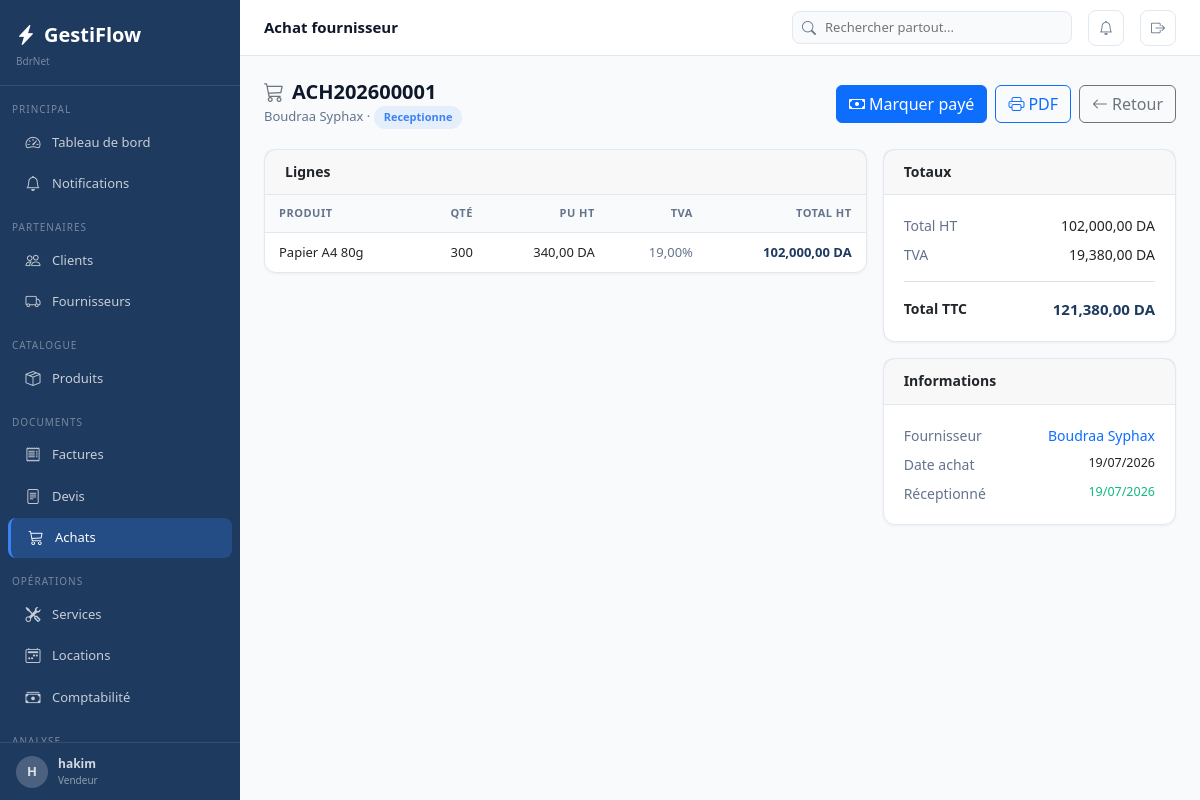
The app's page /achats/1/ (signed in) with its own data.
### apps/core/models.py (models this page shows, shortened)
class Parametre(models.Model):
    cle         = models.CharField(max_length=100, unique=True)
    valeur      = models.TextField(blank=True)
    description = models.CharField(max_length=200, blank=True)
    class Meta:
        verbose_name        = "Parametre"
        verbose_name_plural = "Parametres"
    @classmethod
    def get(cls, cle, defaut=''):
        try:
            return cls.objects.get(cle=cle).valeur
        except cls.DoesNotExist:
            return defaut

### apps/authentication/models.py (models this page shows, shortened)
class Utilisateur(AbstractUser):
    class Role(models.TextChoices):
        ADMIN       = 'admin',       'Administrateur'
        MANAGER     = 'manager',     'Manager'
        VENDEUR     = 'vendeur',     'Vendeur'
        TECHNICIEN  = 'technicien',  'Technicien'
        COMPTABLE   = 'comptable',   'Comptable'
        CAISSIER    = 'caissier',    'Caissier'
    role            = models.CharField(max_length=20, choices=Role.choices, default=Role.VENDEUR)
    telephone       = models.CharField(max_length=20, blank=True)
    actif           = models.BooleanField(default=True)
    derniere_activite = models.DateTimeField(null=True, blank=True)
    photo           = models.ImageField(upload_to='utilisateurs/', null=True, blank=True)
    class Meta:
        verbose_name        = "Utilisateur"
        verbose_name_plural = "Utilisateurs"
    @property
    def est_admin(self):
        return self.role == self.Role.ADMIN or self.is_superuser

### apps/achats/models.py (models this page shows, shortened)
class AchatFournisseur(TimestampedModel):
    class Statut(models.TextChoices):
        EN_ATTENTE  = 'en_attente',  'En attente'
        RECEPTIONNE = 'receptionne', 'Receptionne'
        PAYE        = 'paye',        'Paye'
        ANNULE      = 'annule',      'Annule'
    numero        = models.CharField(max_length=20, unique=True, blank=True)
    fournisseur   = models.ForeignKey('fournisseurs.Fournisseur', on_delete=models.PROTECT, related_name='achats')
    cree_par      = models.ForeignKey(settings.AUTH_USER_MODEL, on_delete=models.SET_NULL, null=True, blank=True)
    date_achat    = models.DateField(default=timezone.now)
    date_reception= models.DateField(null=True, blank=True)
    statut        = models.CharField(max_length=20, choices=Statut.choices, default=Statut.EN_ATTENTE)
    total_ht      = models.DecimalField(max_digits=14, decimal_places=2, default=0)
    total_tva     = models.DecimalField(max_digits=14, decimal_places=2, default=0)
    total_ttc     = models.DecimalField(max_digits=14, decimal_places=2, default=0)
    notes         = models.TextField(blank=True)
    class Meta:
        verbose_name = "Achat fournisseur"
        ordering     = ['-date_achat','-cree_le']

class LigneAchat(TimestampedModel):
    achat            = models.ForeignKey(AchatFournisseur, on_delete=models.CASCADE, related_name='lignes')
    produit          = models.ForeignKey('produits.Produit', on_delete=models.PROTECT)
    designation      = models.CharField(max_length=300, blank=True)
    quantite         = models.DecimalField(max_digits=12, decimal_places=2)
    prix_unitaire_ht = models.DecimalField(max_digits=12, decimal_places=2)
    tva              = models.DecimalField(max_digits=5,  decimal_places=2, default=19)
    total_ht         = models.DecimalField(max_digits=14, decimal_places=2, default=0)
    montant_tva      = models.DecimalField(max_digits=14, decimal_places=2, default=0)

### apps/fournisseurs/models.py (models this page shows, shortened)
class Fournisseur(TimestampedModel, SoftDeleteModel, Adresse):
    code              = models.CharField(max_length=20, unique=True, blank=True)
    nom               = models.CharField(max_length=200)
    telephone         = models.CharField(max_length=20, blank=True)
    telephone2        = models.CharField(max_length=20, blank=True)
    email             = models.EmailField(blank=True)
    contact_nom       = models.CharField(max_length=100, blank=True)
    registre_commerce = models.CharField(max_length=50, blank=True)
    nif               = models.CharField(max_length=20, blank=True)
    delai_paiement    = models.PositiveIntegerField(default=30, help_text='Jours')
    remise_habituelle = models.DecimalField(max_digits=5, decimal_places=2, default=0)
    notes             = models.TextField(blank=True)
    actif             = models.BooleanField(default=True)
    class Meta:
        verbose_name        = "Fournisseur"
        verbose_name_plural = "Fournisseurs"
        ordering            = ['nom']

### apps/produits/models.py (models this page shows, shortened)
class Produit(TimestampedModel, SoftDeleteModel):
    class Unite(models.TextChoices):
        PIECE   = 'pce',    'Piece'
        KG      = 'kg',     'Kilogramme'
        LITRE   = 'l',      'Litre'
        METRE   = 'm',      'Metre'
        BOITE   = 'boite',  'Boite'
        CARTON  = 'carton', 'Carton'
        FORFAIT = 'forfait','Forfait'
    reference       = models.CharField(max_length=50, unique=True, blank=True)
    nom             = models.CharField(max_length=200)
    description     = models.TextField(blank=True)
    categorie       = models.ForeignKey(Categorie, on_delete=models.SET_NULL, null=True, blank=True, related_name='produits')
    fournisseur     = models.ForeignKey('fournisseurs.Fournisseur', on_delete=models.SET_NULL, null=True, blank=True, related_name='produits')
    code_barre      = models.CharField(max_length=50, blank=True)
    image           = models.ImageField(upload_to='produits/', null=True, blank=True)
    prix_achat      = models.DecimalField(max_digits=12, decimal_places=2, default=0)
    prix_vente      = models.DecimalField(max_digits=12, decimal_places=2, default=0)
    prix_location   = models.DecimalField(max_digits=12, decimal_places=2, default=0)
    tva             = models.DecimalField(max_digits=5,  decimal_places=2, default=19)
    unite           = models.CharField(max_length=10, choices=Unite.choices, default=Unite.PIECE)
    quantite_stock  = models.DecimalField(max_digits=12, decimal_places=2, default=0)
    seuil_alerte    = models.DecimalField(max_digits=12, decimal_places=2, default=5)
    actif           = models.BooleanField(default=True)
    peut_vendre     = models.BooleanField(default=True)
    peut_louer      = models.BooleanField(default=False)
    class Meta:
        verbose_name        = "Produit"
        verbose_name_plural = "Produits"
        ordering            = ['nom']

### apps/achats/views.py (the view)
# urls.py: path('<int:pk>/',            views.detail,      name='detail'),
@login_required
def detail(request, pk):
    achat = get_object_or_404(AchatFournisseur, pk=pk)
    return render(request, 'achats/detail.html', {'achat': achat})

### templates/achats/detail.html (shortened to what this page needs)
{% extends 'base.html' %}
{% load humanize %}
{% block topbar_title %}Achat fournisseur{% endblock %}
{% block content %}
<div class="page-header">
  <div><h1 class="page-title"><i class="bi bi-cart3 me-2 text-secondary"></i>{{ achat.numero }}</h1>
  <p class="page-subtitle">{{ achat.fournisseur.nom }} &middot; <span class="badge-status badge-{{ achat.statut }}">{{ achat.get_statut_display }}</span></p></div>
  <div class="d-flex gap-2 flex-wrap">
    {% if achat.statut == 'receptionne' %}<form method="post" action="{% url 'achats:payer' achat.pk %}" class="d-inline">{% csrf_token %}<button type="submit" class="btn btn-primary"><i class="bi bi-cash me-1"></i>Marquer payé</button></form>{% endif %}
    <a href="{% url 'achats:imprimer' achat.pk %}" class="btn btn-outline-primary" target="_blank"><i class="bi bi-printer me-1"></i>PDF</a>
    <a href="javascript:history.back()" class="btn btn-outline-secondary"><i class="bi bi-arrow-left me-1"></i>Retour</a>
  </div>
</div>
<div class="row g-3">
  <div class="col-12 col-md-8">
    <div class="card"><div class="card-header"><h6 class="card-title">Lignes</h6></div>
    <div style="overflow-x:auto;"><table class="table-modern">
      <thead><tr><th>Produit</th><th class="text-end">Qté</th><th class="text-end">PU HT</th><th class="text-end">TVA</th><th class="text-end">Total HT</th></tr></thead>
      <tbody>{% for l in achat.lignes.all %}<tr>
        <td style="font-weight:500;">{{ l.designation|default:l.produit.nom }}</td>
        <td class="text-end">{{ l.quantite|floatformat:"-2" }}</td>
        <td class="text-end">{{ l.prix_unitaire_ht|floatformat:2|intcomma }} DA</td>
        <td class="text-end" style="color:var(--text-secondary);">{{ l.tva }}%</td>
        <td class="text-end" style="font-weight:700;color:var(--primary);">{{ l.total_ht|floatformat:2|intcomma }} DA</td>
      </tr>{% empty %}<tr><td colspan="5" class="text-center py-3" style="color:var(--text-secondary);">Aucune ligne</td></tr>{% endfor %}</tbody>
    </table></div></div>
  </div>
  <div class="col-12 col-md-4">
    <div class="card mb-3"><div class="card-header"><h6 class="card-title">Totaux</h6></div><div class="card-body">
      <div class="d-flex justify-content-between mb-2"><span style="color:var(--text-secondary);">Total HT</span><span>{{ achat.total_ht|floatformat:2|intcomma }} DA</span></div>
      <div class="d-flex justify-content-between mb-3 pb-3 border-bottom"><span style="color:var(--text-secondary);">TVA</span><span>{{ achat.total_tva|floatformat:2|intcomma }} DA</span></div>
      <div class="d-flex justify-content-between"><strong>Total TTC</strong><strong style="color:var(--primary);font-size:15px;">{{ achat.total_ttc|floatformat:2|intcomma }} DA</strong></div>
    </div></div>
    <div class="card"><div class="card-header"><h6 class="card-title">Informations</h6></div><div class="card-body">
      <div class="d-flex justify-content-between mb-2"><span style="color:var(--text-secondary);">Fournisseur</span><a href="{% url 'fournisseurs:detail' achat.fournisseur.pk %}" style="font-weight:500;text-decoration:none;">{{ achat.fournisseur.nom }}</a></div>
      <div class="d-flex justify-content-between mb-2"><span style="color:var(--text-secondary);">Date achat</span><span style="font-size:12.5px;">{{ achat.date_achat|date:"d/m/Y" }}</span></div>
      {% if achat.date_reception %}<div class="d-flex justify-content-between"><span style="color:var(--text-secondary);">Réceptionné</span><span style="font-size:12.5px;color:#10b981;">{{ achat.date_reception|date:"d/m/Y" }}</span></div>{% endif %}
    </div></div>
  </div>
</div>
{% endblock %}

### templates/base.html (shortened to what this page needs)
<!DOCTYPE html>
<html lang="fr">
<head>
<link rel="stylesheet" href="https://cdn.jsdelivr.net/npm/bootstrap@5.3.3/dist/css/bootstrap.min.css">
<link rel="stylesheet" href="https://cdn.jsdelivr.net/npm/bootstrap-icons@1.11.3/font/bootstrap-icons.min.css">
</head>
<body>
{% if user.is_authenticated %}
<nav class="sidebar">
  <div class="sidebar-nav">
    <div class="sidebar-logo">
      <a class="sidebar-logo-text" href="{% url 'dashboard:index' %}"><i class="bi bi-lightning-charge-fill me-2"></i>GestiFlow</a>
      <div style="font-size:10px;color:rgba(255,255,255,.4);margin-top:4px;">{{ ENTREPRISE.NOM_ENTREPRISE }}</div>
    </div>
    <div class="sidebar-section">Principal</div>
    <a href="{% url 'dashboard:index' %}" class="sidebar-item {% if request.resolver_match.app_name == 'dashboard' %}active{% endif %}"><i class="bi bi-speedometer2"></i><span>Tableau de bord</span></a>
    <a href="{% url 'core:notifications' %}" class="sidebar-item"><i class="bi bi-bell" ></i><span>Notifications</span></a>
    <div class="sidebar-section">Partenaires</div>
    <a href="{% url 'clients:liste' %}" class="sidebar-item {% if request.resolver_match.app_name == 'clients' %}active{% endif %}"><i class="bi bi-people"></i><span>Clients</span></a>
    <a href="{% url 'fournisseurs:liste' %}" class="sidebar-item {% if request.resolver_match.app_name == 'fournisseurs' %}active{% endif %}"><i class="bi bi-truck"></i><span>Fournisseurs</span></a>
    <div class="sidebar-section">Catalogue</div>
    <a href="{% url 'produits:liste' %}" class="sidebar-item "><i class="bi bi-box-seam"></i><span>Produits</span></a>
    <div class="sidebar-section">Documents</div>
    <a href="{% url 'ventes:liste' %}" class="sidebar-item {% if request.resolver_match.app_name == 'ventes' %}active{% endif %}"><i class="bi bi-receipt"></i><span>Factures</span></a>
    <a href="{% url 'devis:liste' %}" class="sidebar-item {% if request.resolver_match.app_name == 'devis' %}active{% endif %}"><i class="bi bi-file-text"></i><span>Devis</span></a>
    <a href="{% url 'achats:liste' %}" class="sidebar-item {% if request.resolver_match.app_name == 'achats' %}active{% endif %}"><i class="bi bi-cart3"></i><span>Achats</span></a>
    <div class="sidebar-section">Opérations</div>
    <a href="{% url 'services:liste' %}" class="sidebar-item {% if request.resolver_match.app_name == 'services' %}active{% endif %}"><i class="bi bi-tools"></i><span>Services</span></a>
    <a href="{% url 'locations:liste' %}" class="sidebar-item {% if request.resolver_match.app_name == 'locations' %}active{% endif %}"><i class="bi bi-calendar2-week"></i><span>Locations</span></a>
    <a href="{% url 'comptabilite:historique' %}" class="sidebar-item {% if request.resolver_match.app_name == 'comptabilite' %}active{% endif %}"><i class="bi bi-cash-stack"></i><span>Comptabilité</span></a>
    <div class="sidebar-section">Analyse</div>
  </div>
  <div class="sidebar-footer">
    <a href="{% url 'auth:profil' %}" style="display:flex;align-items:center;gap:10px;text-decoration:none;color:rgba(255,255,255,.8);">
      <div style="width:32px;height:32px;border-radius:50%;background:rgba(255,255,255,.2);display:flex;align-items:center;justify-content:center;font-size:13px;font-weight:700;">{{ user.first_name.0|default:user.username.0|upper }}</div>
      <div><div style="font-size:12px;font-weight:600;">{{ user.get_full_name|default:user.username }}</div><div style="font-size:10px;color:rgba(255,255,255,.5);">{{ user.get_role_display }}</div></div>
    </a>
  </div>
</nav>
<div class="main-content">
<div class="topbar">
  <div class="topbar-title">{% block topbar_title %}{% endblock %}</div>
    <div class="topbar-search" style="position:relative;">
      <i class="bi bi-search"></i>
      <input type="text" id="globalSearch" placeholder="Rechercher partout..." autocomplete="off">
    </div>
    <a href="{% url 'core:notifications' %}" class="topbar-btn" title="Notifications">
      <i class="bi bi-bell{% if notifications_count %}-fill{% endif %}" {% if notifications_count %}style="color:#f59e0b"{% endif %}></i>
    </a>
    <a href="{% url 'auth:deconnexion' %}" class="topbar-btn" title="Déconnexion"><i class="bi bi-box-arrow-right"></i></a>
  </div>
  <div class="content-area">
    {% block content %}{% endblock %}
  </div>
</div>
{% endif %}
</body>
</html>

### records on screen
Parametre: NOM_ENTREPRISE "BdrNet"
Utilisateur: first_name.0 "H", get_full_name "hakim", role "Vendeur"
AchatFournisseur: numero "ACH202600001", fournisseur.nom "Boudraa Syphax", statut "Receptionne", total_ht "102,000,00", total_tva "19,380,00", total_ttc "121,380,00", date_achat "19/07/2026", date_reception "19/07/2026"
LigneAchat: designation "Papier A4 80g", quantite "300", prix_unitaire_ht "340,00", tva "19,00", total_ht "102,000,00"
